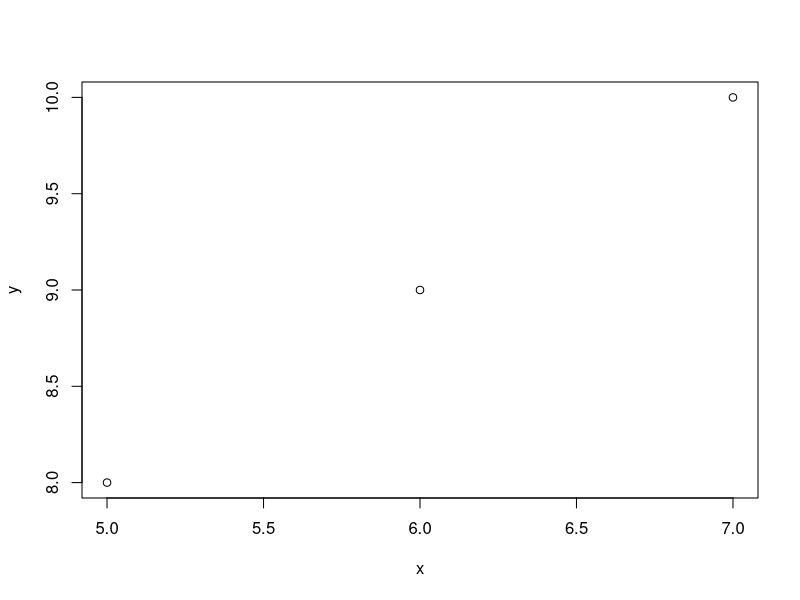
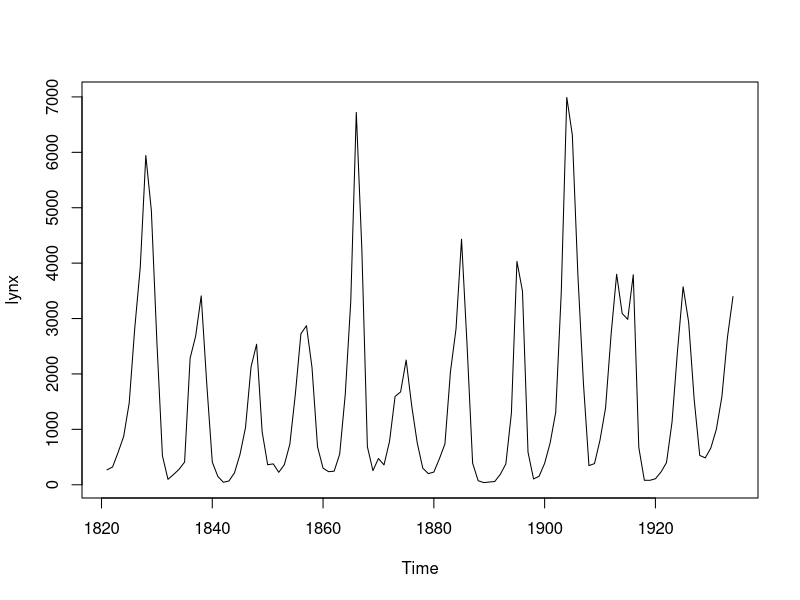
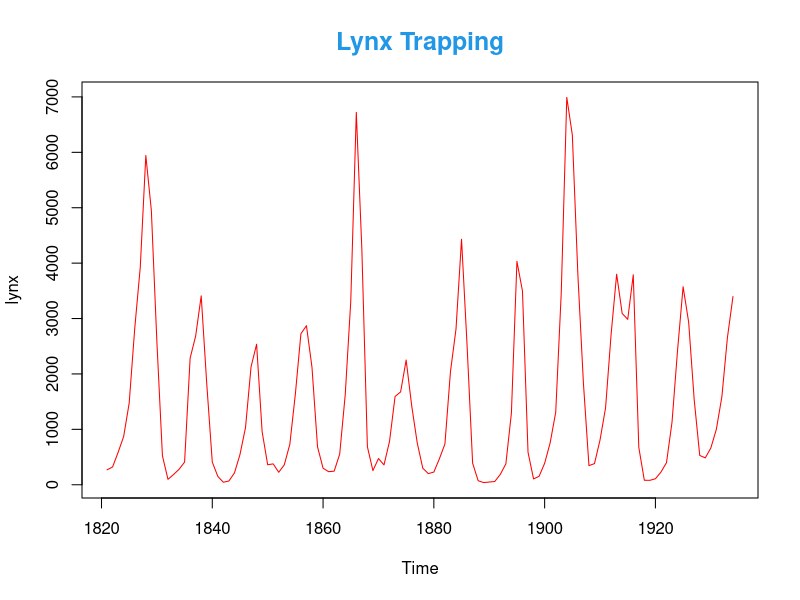
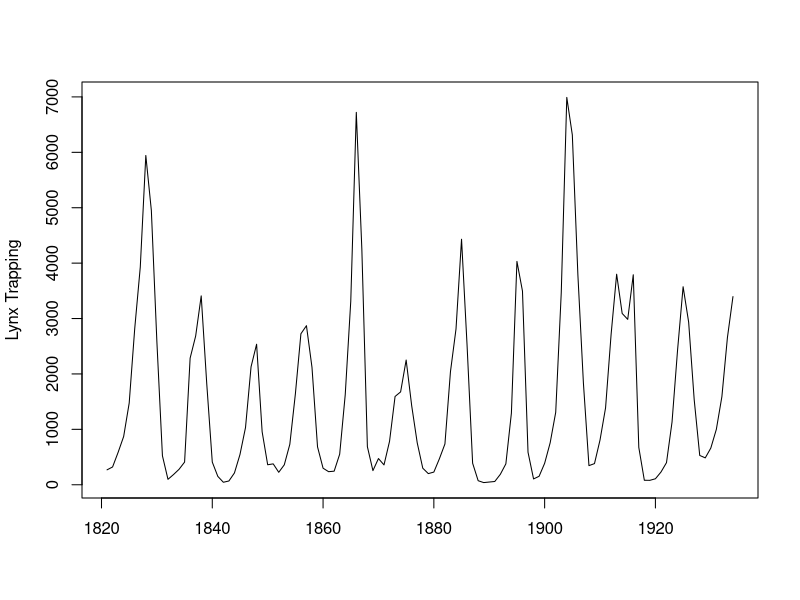
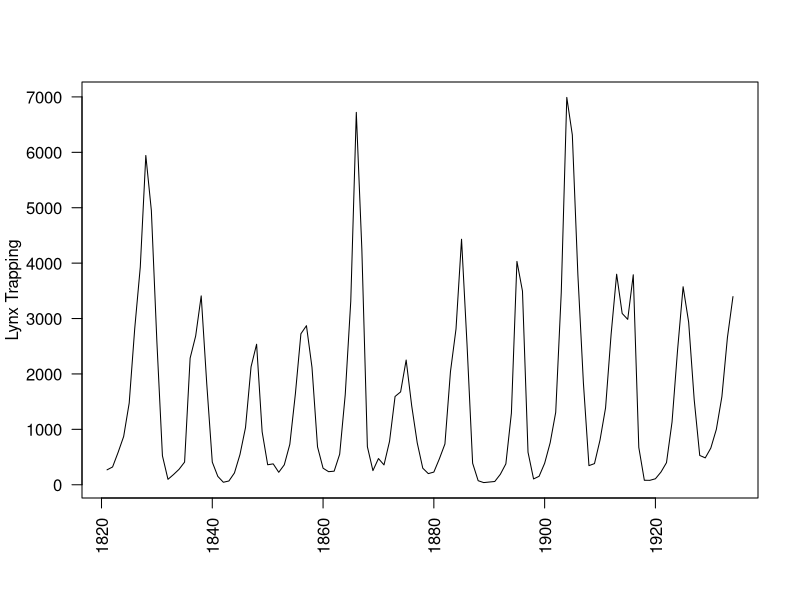
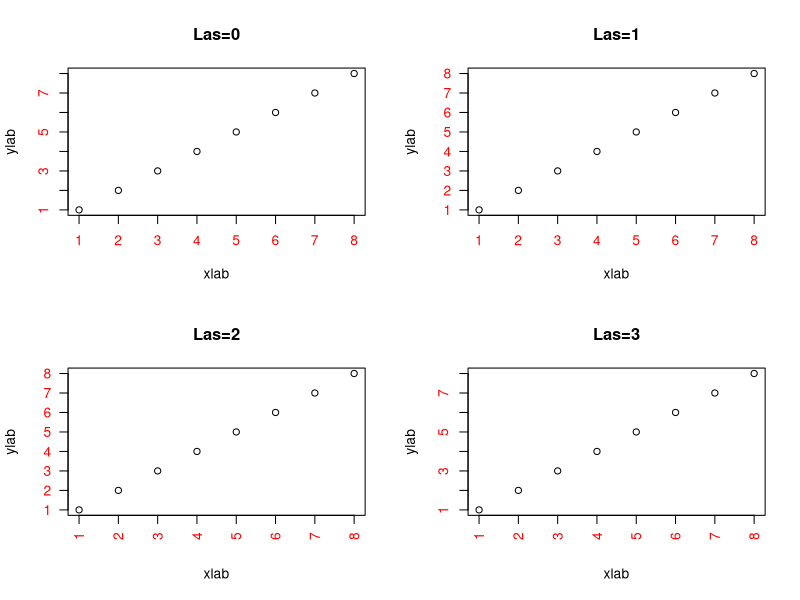
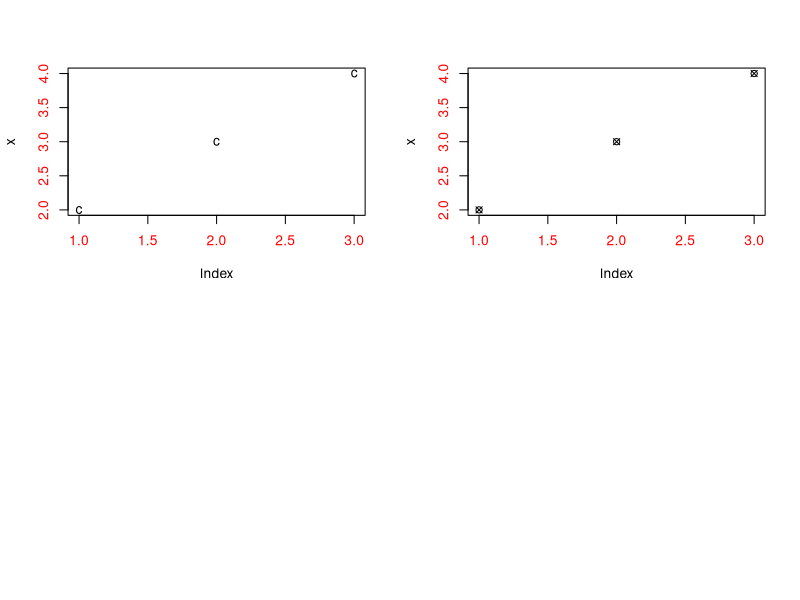
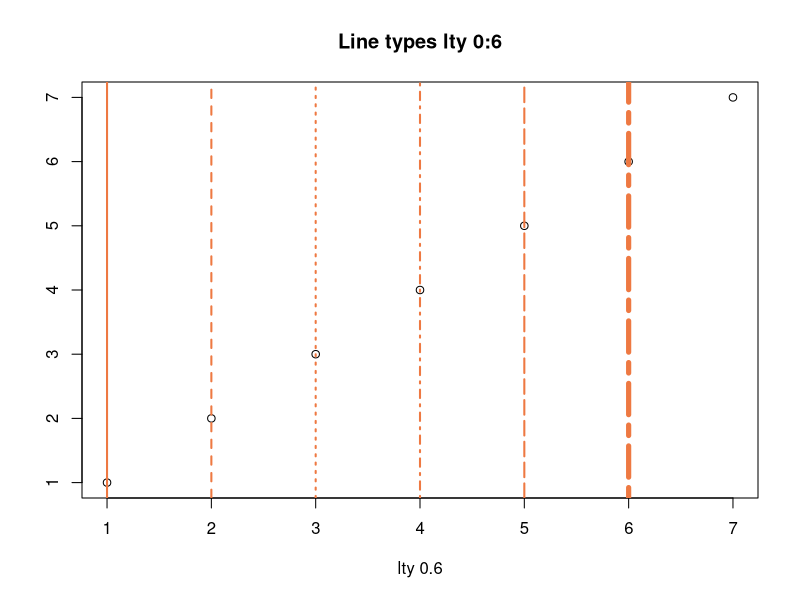

The R source for these figures, in order:
x=5:7
y=8:10

plot(x,y) #default plot output scatterplot

# plot data frame, time series preinstalled lynx col.main = main color, cex.main = magnification
plot(lynx)
plot(lynx,main="Lynx Trapping",col='Red',col.main=52,cex.main=1.5)

# lable names las- 0:3 scale orientation
plot(lynx,ylab='Lynx Trapping',xlab="")
plot(lynx,ylab='Lynx Trapping',xlab="",las=2)

# changing the session parameter, 2*2 plot matrix
par(mfrow=c(2,2),col.axis='Red')

plot(1:8,las=0,xlab='xlab',ylab='ylab',main="Las=0")
plot(1:8,las=1,xlab='xlab',ylab='ylab',main="Las=1")
plot(1:8,las=2,xlab='xlab',ylab='ylab',main="Las=2")
plot(1:8,las=3,xlab='xlab',ylab='ylab',main="Las=3")


# Color manipulation
colors()

# point symbol types
?pch

x=2:4
plot(x,pch='c') # using letters as point symbols
plot(x,pch=13)

# Line types

par(mfrow=c(1,1),col.axis="black") #setting parameters

library(plotrix) # dd on package for ablineclip

plot(1:7,ylab="",main='Line types lty 0:6',xlab='lty 0.6')

ablineclip(v=1,lty=1,col="sienna2",lwd=2) #solid default, lwd-thickness, line width
ablineclip(v=2,lty=2,col="sienna2",lwd=2) #dashed
ablineclip(v=3,lty=3,col="sienna2",lwd=2) #dotted
ablineclip(v=4,lty=4,col="sienna2",lwd=2) #dotdash
ablineclip(v=5,lty=5,col="sienna2",lwd=2) #longdash
ablineclip(v=6,lty=6,col="sienna2",lwd=5) #twodash
ablineclip(v=7,lty=0,col="sienna2",lwd=2) #Blank


# plot types of R Base plot
?plot

plot(lynx) #lynx-time series data plot

plot(lynx,type='p',main='Type P') #point
plot(lynx,type='l',main='Type l') #lines 
plot(lynx,type='b',main='Type b') #points connected by lines
plot(lynx,type='c',main='Type c') #lines only of b
plot(lynx,type='o',main='Type o') #points overlaid by lines
plot(lynx,type='h',main='Type h') #high density
plot(lynx,type='s',main='Type s') #steps
plot(lynx,type='n',main='Type n') #no plot


# Advanced line plot with R

par(mar=c(4,3,3,3),col.axis='darkgreen') #change of plot margins

plot(cars$speed,type='s',col='red',bty='n',xlab='Cars ID',ylab='')
text(10,14,"Speed in mph",cex = 0.85,col='red')

par(new=T) # allows 2 in 1 plot, on top of first one

plot(cars$dist,type = 's',col='darkblue',bty='n',ann=F,axes = F)
axis(side=4,col="darkblue") #Y axis for plot 2
text(37,20,"Stopping distance",cex=0.8,col="darkblue")
title(main="Speed and Stopping\n Distance of Cars")


## Graphical parameters
?par

par()


## rivers 
?rivers

x=1:141
y=rivers

plot(x,y,col='green',pch=20,
     main="Lengths of \nMajor N.Amrican Rivers",
     col.main='red',xlab='',
     ylab='lengh in miles')
